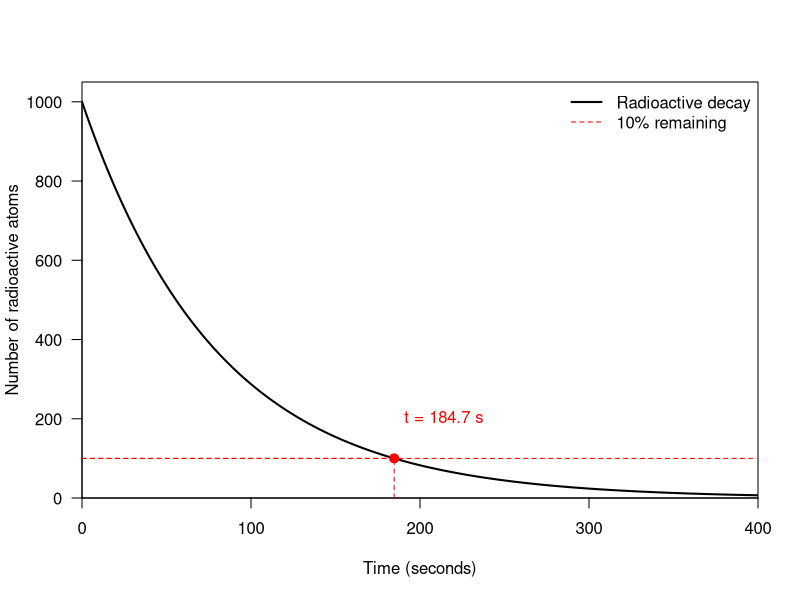
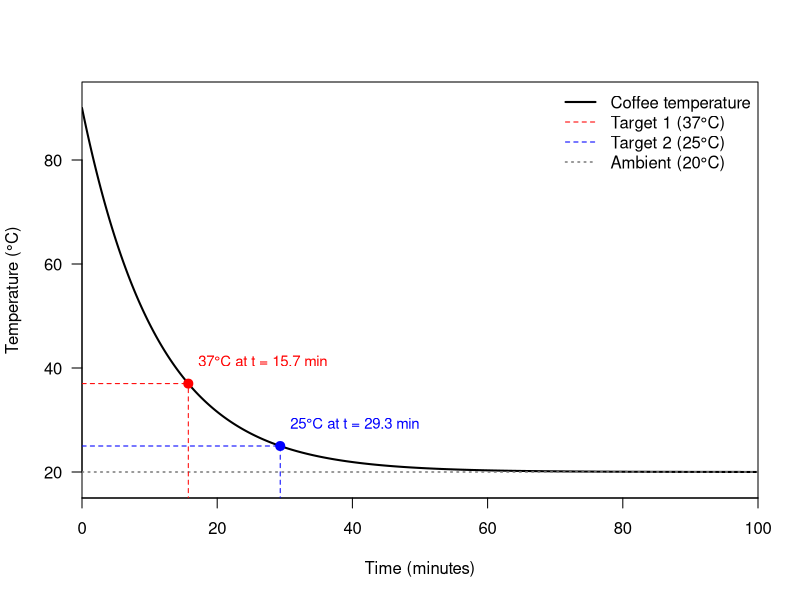
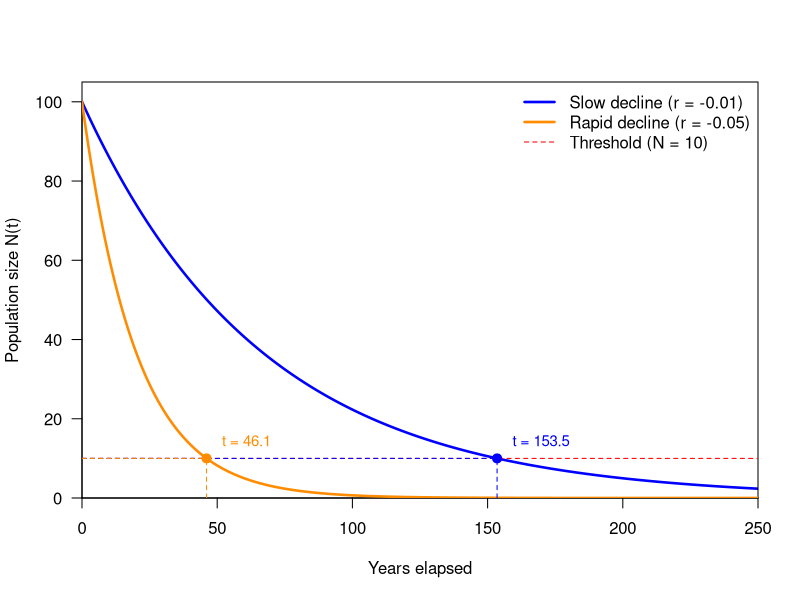

Reproduce these figures in R, in order.
## ---- chunk 1
  #| label: fig-atomicDecay
  #| fig-cap: Atomic decay of Radon-220

    #-----------------------------
    # 1. Parameters
    #-----------------------------

    N0 <- 1000                 # Initial number of atoms
    half_life <- 55.6          # Radon-220 half-life, in seconds
    lambda <- log(2) / half_life

    N_target <- 0.10 * N0      # 10% of initial atoms remain

    #-----------------------------
    # 2. Decay function
    #-----------------------------

    N <- function(t) {
      N0 * exp(-lambda * t)
    }

    # Time to reach target
    t_target <- -log(N_target / N0) / lambda

    #-----------------------------
    # 3. Generate data
    #-----------------------------

    t <- seq(0, 400, by = 1)
    atoms <- N(t)

    #-----------------------------
    # 4. Plot
    #-----------------------------

    plot(t, atoms,
         type = "l",
         lwd = 2,
         col = "black",
         xlab = "Time (seconds)",
         ylab = "Number of radioactive atoms",
         xlim = c(0, 400),
         ylim = c(0, 1050),
         xaxs = "i",
         yaxs = "i",
         las = 1)

    # Target level: 10% remaining
    abline(h = N_target, col = "red", lty = 2)

    # Projection lines
    segments(0, N_target, t_target, N_target,
             col = "red", lty = 2)

    segments(t_target, 0, t_target, N_target,
             col = "red", lty = 2)

    # Intersection point
    points(t_target, N_target,
           pch = 19, col = "red", cex = 1.2)

    # Label
    text(t_target, 200,
         labels = paste0("t = ", round(t_target, 1), " s"),
         pos = 4, offset = 0.5, col = "red")

    legend("topright",
           legend = c("Radioactive decay", "10% remaining"),
           col = c("black", "red"),
           lty = c(1, 2),
           lwd = c(2, 1),
           bty = "n")

## ---- chunk 2
  #| label: fig-newton-cooling
  #| fig-cap: "Newton's law of cooling for coffee ($T_0 = 90^\\circ\\text{C}, T_a = 20^\\circ\\text{C}$). Red dashed lines show the time to reach $37^\\circ\\text{C}$ and $25.5^\\circ\\text{C}$."

  #-----------------------------
  # 1. Parameters
  #-----------------------------
  T0 <- 90         # Initial coffee temperature (°C)
  Ta <- 20         # Ambient room temperature (°C)
  k  <- 0.09       # Cooling constant (min^-1)

  T_target1 <- 37    # Target 1: Body temperature (°C)
  T_target2 <- 25  # Target 2: Near-ambient equilibrium (°C)

  #-----------------------------
  # 2. Cooling function & time solver
  #-----------------------------
  T_cooling <- function(t) {
    Ta + (T0 - Ta) * exp(-k * t)
  }

  # Analytical solution for time at a given target temperature
  calc_t_target <- function(T_target, T0, Ta, k) {
    - (1 / k) * log((T_target - Ta) / (T0 - Ta))
  }

  t_target1 <- calc_t_target(T_target1, T0, Ta, k)
  t_target2 <- calc_t_target(T_target2, T0, Ta, k)

  #-----------------------------
  # 3. Generate time-series data
  #-----------------------------
  t_max <- max(t_target2 * 1.1, 100)
  t <- seq(0, t_max, length.out = 500)
  temp <- T_cooling(t)

  #-----------------------------
  # 4. Plot
  #-----------------------------
  plot(t, temp,
       type = "l",
       lwd = 2,
       col = "black",
       xlab = "Time (minutes)",
       ylab = "Temperature (°C)",
       xlim = c(0, t_max),
       ylim = c(15, 95),
       xaxs = "i",
       yaxs = "i",
       las = 1)

  # Ambient temperature baseline
  abline(h = Ta, col = "gray50", lty = 3, lwd = 1.5)

  # Target 1 projection lines (37°C)
  segments(0, T_target1, t_target1, T_target1, col = "red", lty = 2)
  segments(t_target1, 0, t_target1, T_target1, col = "red", lty = 2)
  points(t_target1, T_target1, pch = 19, col = "red", cex = 1.2)

  # Target 2 projection lines (20.5°C)
  segments(0, T_target2, t_target2, T_target2, col = "blue", lty = 2)
  segments(t_target2, 0, t_target2, T_target2, col = "blue", lty = 2)
  points(t_target2, T_target2, pch = 19, col = "blue", cex = 1.2)

  # Dynamic labels for targets
  text(t_target1, T_target1 + 4,
       labels = paste0("37°C at t = ", round(t_target1, 1), " min"),
       pos = 4, col = "red", cex = 0.9)

  text(t_target2, T_target2 + 4,
       labels = paste0("25°C at t = ", round(t_target2, 1), " min"),
       pos = 4, col = "blue", cex = 0.9)

  # Legend
  legend("topright",
         legend = c("Coffee temperature",
                    paste0("Target 1 (", T_target1, "°C)"),
                    paste0("Target 2 (", T_target2, "°C)"),
                    "Ambient (20°C)"),
         col = c("black", "red", "blue", "gray50"),
         lty = c(1, 2, 2, 3),
         lwd = c(2, 1, 1, 1.5),
         bty = "n")
## ---- chunk 3
  #| label: fig-malthusian-decay
  #| fig-cap: "Exponential population decline for negative growth rates ($r < 0$). The plot compares slow decay ($r = -0.015$) versus rapid decay ($r = -0.05$) to reach a target threshold of 10% remaining population."

  #-----------------------------
  # 1. System Parameters
  #-----------------------------
  N0 <- 100                 # Initial population size

  r_slow <- -0.015           # Slow population decline (b < d)
  r_fast <- -0.05           # Rapid population decline (b << d)

  N_target <- 10            # Target population threshold (10% of N0)

  #-----------------------------
  # 2. Population Functions & Time Solvers
  #-----------------------------
  N_pop <- function(t, r) {
    N0 * exp(r * t)
  }

  calc_t_target <- function(N_target, N0, r) {
    log(N_target / N0) / r
  }

  t_slow <- calc_t_target(N_target, N0, r_slow)
  t_fast <- calc_t_target(N_target, N0, r_fast)

  #-----------------------------
  # 3. Generate Time-Series Data
  #-----------------------------
  t <- seq(0, 250, by = 0.5)

  pop_slow <- N_pop(t, r_slow)
  pop_fast <- N_pop(t, r_fast)

  #-----------------------------
  # 4. Plot
  #-----------------------------
  plot(t, pop_slow,
       type = "l",
       lwd = 2.5,
       col = "blue",
       xlab = "Years elapsed",
       ylab = "Population size N(t)",
       xlim = c(0, 250),
       ylim = c(0, 105),
       xaxs = "i",
       yaxs = "i",
       las = 1)

  lines(t, pop_fast, lwd = 2.5, col = "darkorange")

  # Target population threshold line
  abline(h = N_target, col = "red", lty = 2)

  # Projection lines for slow decline (r = -0.01)
  segments(0, N_target, t_slow, N_target, col = "blue", lty = 2)
  segments(t_slow, 0, t_slow, N_target, col = "blue", lty = 2)
  points(t_slow, N_target, pch = 19, col = "blue", cex = 1.2)

  # Projection lines for rapid decline (r = -0.05)
  segments(0, N_target, t_fast, N_target, col = "darkorange", lty = 2)
  segments(t_fast, 0, t_fast, N_target, col = "darkorange", lty = 2)
  points(t_fast, N_target, pch = 19, col = "darkorange", cex = 1.2)

  # Dynamic text labels
  text(t_slow + 2, N_target + 4,
       labels = paste0("t = ", round(t_slow, 1)),
       pos = 4, col = "blue", cex = 0.9)

  text(t_fast + 2, N_target + 4,
       labels = paste0("t = ", round(t_fast, 1)),
       pos = 4, col = "darkorange", cex = 0.9)

  # Legend
  legend("topright",
         legend = c("Slow decline (r = -0.01)",
                    "Rapid decline (r = -0.05)",
                    "Threshold (N = 10)"),
         col = c("blue", "darkorange", "red"),
         lty = c(1, 1, 2),
         lwd = c(2.5, 2.5, 1),
         bty = "n")
